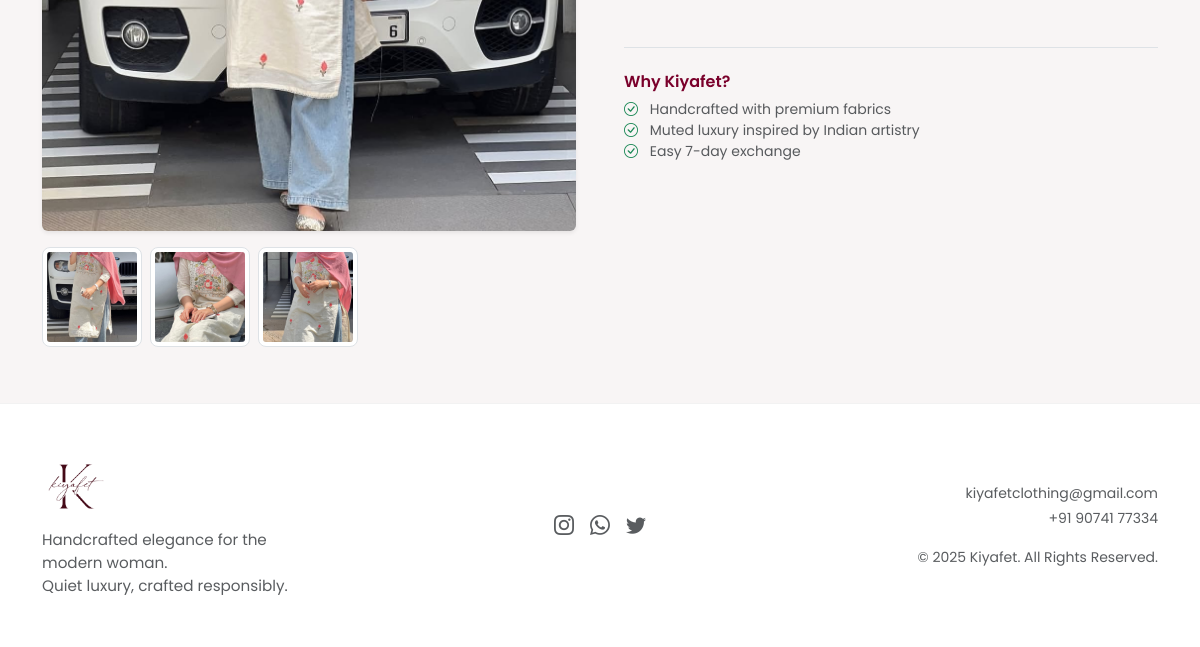
Page /product/view/9 (lower part) on the earlier database version.
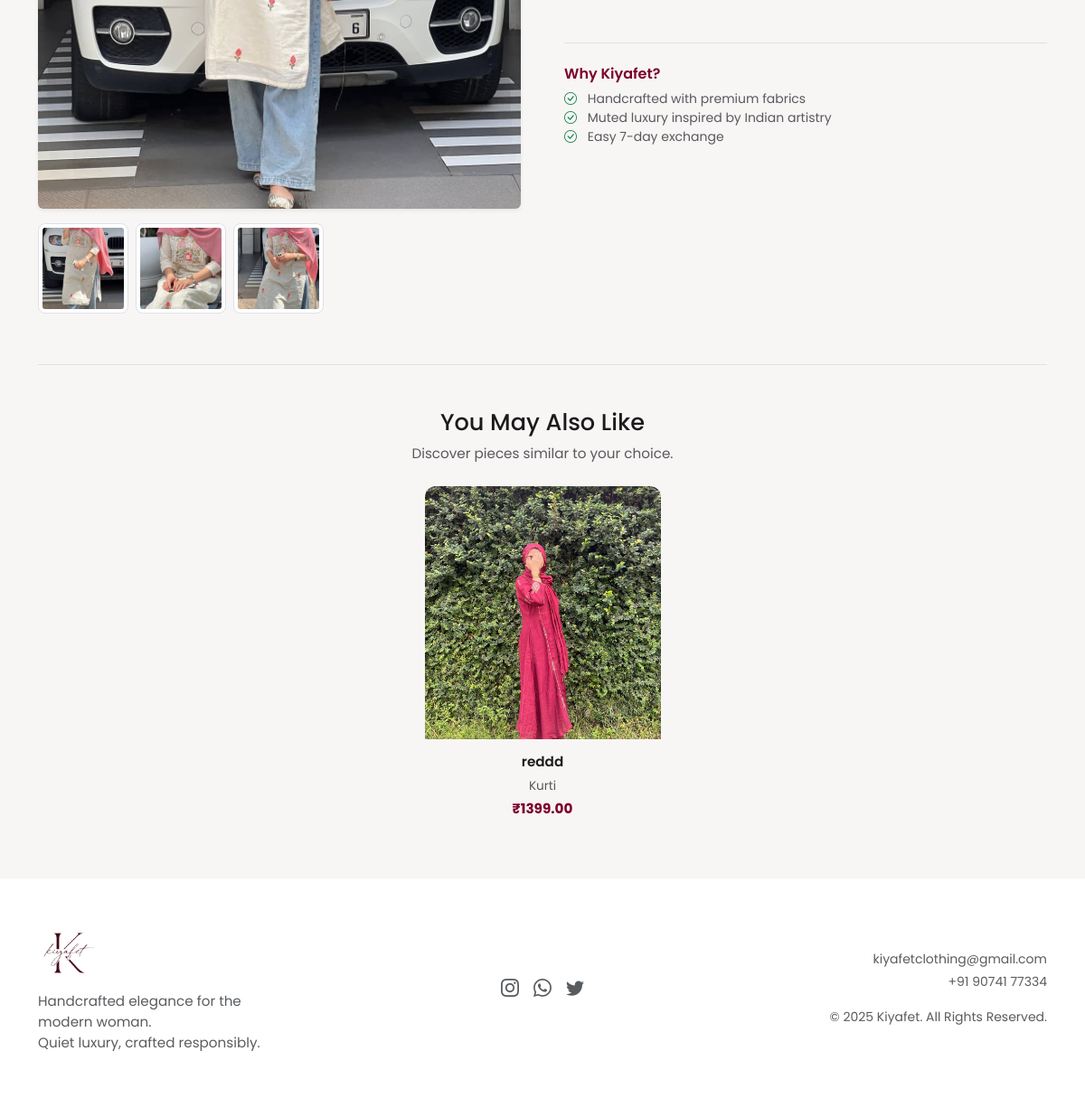
Same page on the later database version.
### store_app/models.py (models this page shows, shortened)
class ProductImage(models.Model):
    product = models.ForeignKey(Product, on_delete=models.CASCADE, related_name="images")
    image = models.ImageField(upload_to="products/gallery/")

class Product(models.Model):
    name = models.CharField(max_length=200)
    category = models.CharField(max_length=50, choices=CATEGORIES)
    price = models.DecimalField(max_digits=10, decimal_places=2)
    description = models.TextField(blank=True, null=True)
    cover_image = models.ImageField(upload_to="products/cover/")
    created_at = models.DateTimeField(auto_now_add=True)

### store_app/views.py (the view)
# urls.py: path('product/view/<int:id>', views.ProductDetailView.as_view(), name='product_detail_view'),
class ProductDetailView(View):
    def get(self,request,*args, **kwargs):
        product=Product.objects.get(id=kwargs.get("id"))
        related_products = Product.objects.filter(category=product.category).exclude(id=product.id)[:4]
        return render(request,"product_detail.html",{"product":product,"related_products":related_products})

### store_app/context_processors.py (called while the page is built)
def cart_item_count(request):
    if request.user.is_authenticated:
        count = CartItem.objects.filter(user=request.user).count()
    else:
        count = 0
    return {'cart_item_count': count}

### store_app/templates/product_detail.html (shortened to what this page needs)
{% extends 'customer_base.html' %}
{% load static %}
{% block content %}
<div class="container py-5" style="margin-top: 40px;">
  <div class="row g-5 align-items-start">
    <div class="col-lg-6">
      <div class="position-relative">
        <img id="mainImage" src="{{ product.cover_image.url }}" alt="{{ product.name }}"
          class="img-fluid rounded shadow-sm w-100"
          style="max-height: 630px; object-fit: cover; cursor: zoom-in;">
      </div>
      {% if product.images.all %}
      <div class="d-flex gap-2 mt-3 overflow-auto pb-2" style="scrollbar-width: thin;">
        {% for img in product.images.all %}
        <img src="{{ img.image.url }}" alt="{{ product.name }}" class="img-thumbnail thumb-img"
          style="width:100px; height:100px; object-fit:cover; cursor:pointer; border-radius:8px;">
        {% endfor %}
      </div>
      {% endif %}
    </div>
    <div class="col-lg-6">
      <div class="mt-5 pt-4 border-top">
        <h6 class="fw-semibold mb-2" style="color: var(--rose);">Why Kiyafet?</h6>
        <ul class="list-unstyled text-muted small">
          <li><i class="bi bi-check-circle me-2 text-success"></i> Handcrafted with premium fabrics</li>
          <li><i class="bi bi-check-circle me-2 text-success"></i> Muted luxury inspired by Indian artistry</li>
          <li><i class="bi bi-check-circle me-2 text-success"></i> Easy 7-day exchange</li>
        </ul>
      </div>
    </div>
  </div>
  {% if related_products %}
  <div class="mt-5 pt-5 border-top">
    <div class="text-center mb-4">
      <h3 class="section-title" style="font-size:1.6rem;">You May Also Like</h3>
      <p class="text-muted" style="font-size:0.95rem;">Discover pieces similar to your choice.</p>
    </div>
    <div class="row g-4 justify-content-center">
      {% for item in related_products %}
      <div class="col-6 col-md-3 col-lg-3 d-flex">
        <div class="card-ghost w-100 position-relative overflow-hidden" style="border-radius:12px; cursor:pointer;">
          <div class="position-relative overflow-hidden">
          </div>
          <div class="product-body text-center p-3">
            <h6 style="font-size:0.95rem; font-weight:600;">{{ item.name }}</h6>
            <p class="text-muted mb-1" style="font-size:0.85rem;">{{ item.category }}</p>
            <div class="price" style="font-size:0.95rem; color:var(--rose); font-weight:700;">₹{{ item.price }}</div>
          </div>
        </div>
      </div>
      {% endfor %}
    </div>
  </div>
  {% endif %}
</div>
{% endblock %}

Differences in the rows shown:
added Product: name "reddd", category "Kurti", price "1399.00"
Other differences:
text now shown: "You May Also Like Discover pieces similar to your choice."
